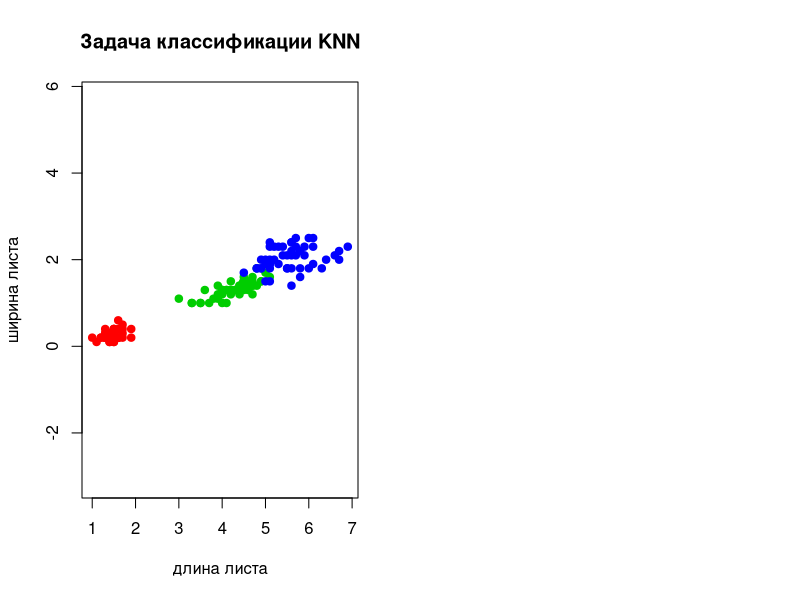

The R source for this figure: (Note: this script raises an error after producing the figure.)
#	Решение задачи классификации методом KWNN

euclidean_distance <- function(u, v){
#	функция расстояния
     
	sqrt(sum((u - v)^2)) 
}


sort_ojects_by_dist <- function(xl, z, metric_function = euclidean_distance){
#	сортировка

     l <- dim(xl)[1]	# размерность выборки по строкам     
	 n <- dim(xl)[2] - 1 	# размерность выборки по столбцам
	 distances <- matrix(NA, l, 2) 
	 
	      for (i in 1:l)  
		  {         
			distances[i, ] <- c(i, metric_function(xl[i, 1:n], z))	# расстояние от каждой точки до классифицируемой
		  }  
		  
	 orderedXl <- xl[order(distances[, 2]), ]	# сортируем выборку по расстоянию    
	 return (orderedXl);
}	


kwnn <- function(xl, z, k, q) {	  
#	функция которая возвращает класс объекта чаще всего встречающейся
	      
	 n <- dim(xl)[2] - 1 
	 classes <- xl[1:k, n + 1] 
	 counts <- table(classes) 
	 class <- names(which.max(counts)) 
	 return (class)	  
}


loo <- function(xl) {
#	функция которая возвращает массив средних ошибок
	q <- 
	l <- nrow(xl)
	n <- ncol(xl)
	Sum <- rep(0, l)
	for (i in 1:l){
		z <- xl[i, 1 : (n-1)]
		xl1 <- sort_ojects_by_dist(xl[-i, ], z)		
		for(j in 1:l){
			class <- knn(xl1, z, j)	
			if(xl[i, n] != class) 
				Sum[j] <- Sum[j] + 1/l 	
		}
	}
	return(Sum)
}

optimal <- function(loo){
#	записываем в k индекс минимального значения 
	k <- which.min(loo)
	return(k)
}

xl <- iris[ ,3:5] # выборка
par(mfrow = c(1, 2)) # рисуем график knn и loo вместе 

colors <- c("setosa" = "red", "versicolor" = "green3", "virginica" = "blue") 
plot(iris[ , 3:4], pch = 21, bg = colors[iris$Species], col = colors[iris$Species], main = "Задача классификации KNN", xlab = "длина листа", ylab = "ширина листа", asp = 1) 
 
OY<-c(seq(0.0, 3.0, 0.1)) # от 0 до 3 с шагом 0.1
OX<-c(seq(0.0, 7.0, 0.1))
Sumerror <- loo(xl)
k <- optimal(Sumerror)
for(i in OX){
	for(j in OY){
		z <- c(i, j)		
		orderedXl <- sort_ojects_by_dist(xl, z)
		class <- knn(orderedXl, z, k) 
		points(z[1], z[2], pch = 22, col = colors[class], asp = 1) 
	}
}

plot(Sumerror, type = "l", bg = "blue", col = "blue",  main = "График зависимости LOO от k", xlab = "значение k", ylab = "значение LOO")
points(k, Sumerror[which.min(Sumerror)], pch = 21, col = "red", bg = "red")
txt <- paste("k = ", k, "\n", "Loo =", round(Sumerror[which.min(Sumerror)], 3))
text(k, Sumerror[which.min(Sumerror)], labels = txt, pos = 3)

